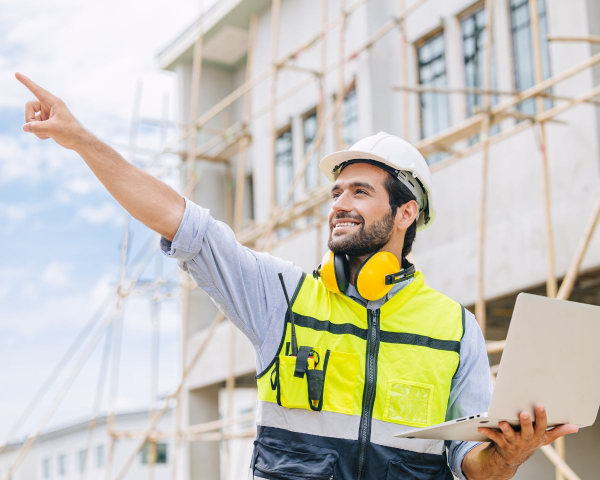
#> input picture assets/originaux/formations/vca-hierarchique.jpg, 1200 x 960 px, given in place of logo.png, which was not available (shown at 1/2 size)
$ python optimize-images.py ../assets/originaux/formations/vca-hierarchique.jpg
#> lines starting #> are read from the running program, lines starting #| are printed output that depends on the picture
#!/usr/bin/env python3
"""
WISY SAFETY — Génère les images optimisées du site à partir des ORIGINAUX.

    python3 scripts/optimize-images.py            # génère tout ce qui manque ou a changé
    python3 scripts/optimize-images.py --force    # régénère tout

Pourquoi : les originaux pèsent jusqu'à 800 Ko (JPEG CMYK, PNG de 1 400 px pour un logo affiché à
65 px…). Le site charge des WebP dimensionnés pour leur usage réel ; les originaux sont rangés dans
assets/originaux/ (les pages ne les chargent jamais). Pour changer une photo : remplacez son
original dans assets/originaux/, relancez ce script, vérifiez le rendu.

Dépendances : Pillow (WebP + AVIF). Aucune autre. Sortie déterministe (mêmes options à chaque exécution).

  logo            assets/images/logo/logo.png             → assets/images/logo/logo-102.webp · logo-204.webp
  icônes          assets/images/logo/logo.png             → assets/icons/* · favicon.ico
  formations      assets/originaux/formations/<id>.jpg    → assets/images/formations/<id>.webp
                  (vca-base : n'a pas d'original à part — le WebP servi EST l'original)
  illustrations BEPS  assets/originaux/beps/<nom>.jpg      → assets/images/beps/<nom>-240.webp (recadrage carré centré)
  partenaires     assets/originaux/partenaires/<nom>.*    → assets/images/partenaires/<nom>-240.webp
  contact         assets/originaux/contact/hero-contact.png → assets/images/contact/hero-contact.webp
  affiche vidéo   assets/originaux/accueil/poster.jpg     → assets/videos/accueil/poster.webp
  logo animé      assets/originaux/accueil/logo-animation-debut.jpg · logo-animation-fin.jpg
                  → assets/videos/accueil/logo-animation-debut.webp · logo-animation-fin.webp (affiches de l'accueil)
                  (la vidéo assets/originaux/accueil/logo-animation.mp4 et ses deux images sont traitées HORS Pillow :
                   recadrage 4:5, ré-encodage web, extraction des images — commandes dans docs/README-ACCUEIL.md)
  (conservées)    assets/originaux/accueil/hero-720.mp4 · hero-1080.mp4 · hero-1080.webm : vidéo de chantier de l'ancien
                  hero de l'accueil, plus chargée par le site (son affiche poster.webp reste générée ci-dessous)
  VCA Base        assets/originaux/vca-base/article-*.webp → assets/images/vca-base/article-*-640.webp · -1024.webp
                  (+ miniature de recherche + 3 cartes de partage 1200×630 : page VCA Base et ses 2 articles)
  VCA Entreprise  assets/originaux/vca-entreprise/poster-frame.jpg → assets/images/vca-entreprise/poster-{640,1024,1600}.{avif,webp}
                  + thumb-192.webp (miniature des résultats de recherche, comme VCA Base / BEPS)
                  assets/originaux/vca-entreprise/mascotte.png → assets/images/vca-entreprise/mascotte-{240,480}.{avif,webp}
                  (+ carte de partage 1200×630 ; les 2 versions MP4 du film se font avec scripts/encode-video.swift,
                   voir docs/README-VCA-ENTREPRISE.md)
  carte de partage (Open Graph) : `--og <dossier de polices Poppins .ttf>` → assets/images/partage/wisy-safety-1200x630.jpg
  Fiches formation (VCA Ligne hiérarchique, Diisocyanates, Fibre optique)
                  assets/originaux/<thème>/<nom>.{webp,jpg} → assets/images/<thème>/<nom>-{480,960,1600}.{avif,webp}
                  + miniatures de recherche 192 px + cartes de partage 1200×630 (visuels générés par IA, voir docs/images-manifest.md)
  Coordination    assets/originaux/coordination/coordination-hero-equipements-securite.webp
                  → assets/images/coordination/coordination-hero-equipements-securite-1400.{avif,webp}
                  (photo fournie par le propriétaire, déjà au format WebP : elle sert directement d'original)
"""
import os
import sys
from PIL import Image, ImageDraw, ImageFilter, ImageFont, ImageOps

ROOT = os.path.dirname(os.path.dirname(os.path.abspath(__file__)))
os.chdir(ROOT)
FORCE = "--force" in sys.argv

PALETTE = {"epinette": "#1F6F64", "sarcelle": "#2F7D8C", "creme": "#F4FAF9", "granit": "#5E6D6A", "jais": "#1B2D28"}


def save_webp(im, dst, quality=80, **kw):
    os.makedirs(os.path.dirname(dst), exist_ok=True)
    im.save(dst, "WEBP", quality=quality, method=6, **kw)
    return os.path.getsize(dst)


# [20 lines left out: functions save_avif, fit_width, to_rgb, not called in this run]


def report(label, src, dst_size, dsts):
    before = os.path.getsize(src) if src and os.path.exists(src) else 0
    print(f"  {label:34s} {before/1024:7.1f} Ko → {dst_size/1024:6.1f} Ko   {dsts}")


def need(dst, src):
    return FORCE or not os.path.exists(dst) or os.path.getmtime(dst) < os.path.getmtime(src)


# --------------------------------------------------------------------------- logo + icônes
def logo():
    src = "assets/images/logo/logo.png"
    im = Image.open(src).convert("RGBA")
    for w in (102, 204):                                         # 51 px @2x · pied de page 102 px @2x
        dst = f"assets/images/logo/logo-{w}.webp"
        if need(dst, src):
            h = round(im.height * w / im.width)
            size = save_webp(im.resize((w, h), Image.LANCZOS), dst, quality=92, alpha_quality=100)
            report(f"logo {w}px", src, size, dst)
#> this loop made 2 passes
#> size on passes 1 to 2: 4314, 11690
#|   logo 102px                           118.1 Ko →    4.2 Ko   assets/images/logo/logo-102.webp
#|   logo 204px                           118.1 Ko →   11.4 Ko   assets/images/logo/logo-204.webp
#> pass 1, in save_webp, `im.save(dst, "WEBP", quality=quality, method=6, **kw)`:
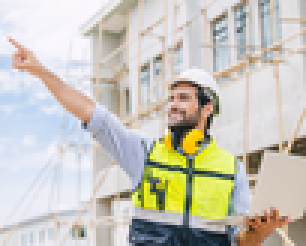
#> saved as logo-102.webp: PIL image 102x82 RGBA (shown 3 times larger); mean R, G, B, A 200.5, 197.7, 186.8, 255
#> pass 2, in save_webp (call 2), `im.save(dst, "WEBP", quality=quality, method=6, **kw)`:
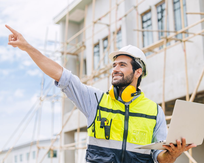
#> saved as logo-204.webp: PIL image 204x163 RGBA; mean R, G, B, A 200.6, 197.7, 186.8, 255
    # Icônes : le logo (non carré) centré dans un carré transparent ; « apple-touch » sur fond crème.
    def square(size, bg=None, pad=0.06):
        canvas = Image.new("RGBA", (size, size), bg or (0, 0, 0, 0))
        inner = round(size * (1 - 2 * pad))
        k = inner / max(im.width, im.height)
        r = im.resize((max(1, round(im.width * k)), max(1, round(im.height * k))), Image.LANCZOS)
        canvas.alpha_composite(r, ((size - r.width) // 2, (size - r.height) // 2))
        return canvas
    os.makedirs("assets/icons", exist_ok=True)
    for name, size, bg in (("favicon-48.png", 48, None), ("favicon-192.png", 192, None), ("apple-touch-icon.png", 180, (244, 250, 249, 255))):
        dst = f"assets/icons/{name}"
        if need(dst, src):
            icon = square(size, bg)
            if size > 48:                                          # palette 8 bits + alpha : ~4× plus léger
                icon = icon.quantize(colors=96, method=Image.FASTOCTREE, dither=Image.NONE)
            icon.save(dst, "PNG", optimize=True)
            report(name, src, os.path.getsize(dst), dst)
#> this loop made 3 passes
#> pass 1, in square, `r = im.resize((max(1, round(im.width * k)), max(1, round(im.height * k..`:
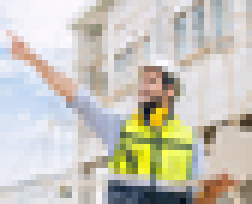
#> r: PIL image 42x34 RGBA (shown 6 times larger); mean R, G, B, A 200.5, 197.7, 186.8, 255
#> pass 1, in logo, `icon = square(size, bg)`:
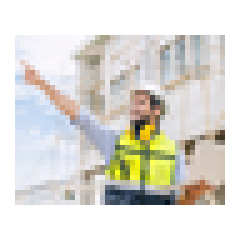
#> icon: PIL image 48x48 RGBA (shown 5 times larger); mean R, G, B, A 124.3, 122.5, 115.8, 158; transparent parts drawn white
#> after the loop:
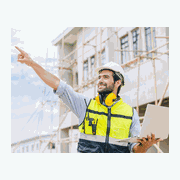
#> icon: PIL image 180x180 P; mean R, G, B 216.9, 217.3, 210.5
    ico = "favicon.ico"
    if need(ico, src):
        square(64).save(ico, format="ICO", sizes=[(16, 16), (32, 32), (48, 48)])
#> call 4 of square, with size = 64, pad = 0.06
#> in square (call 4), `canvas = Image.new("RGBA", (size, size), bg or (0, 0, 0, 0))`: canvas: PIL image 64x64 RGBA; every value is 0
#> in square (call 4), `r = im.resize((max(1, round(im.width * k)), max(1, round(im.height * k..`:
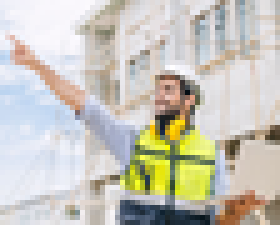
#> r: PIL image 56x45 RGBA (shown 5 times larger); mean R, G, B, A 200.5, 197.7, 186.8, 255
#> in square (call 4), `canvas.alpha_composite(r, ((size - r.width) // 2, (size - r.height) //..`:
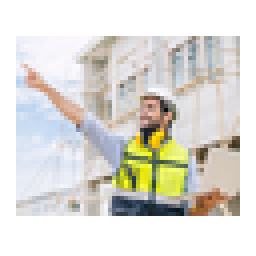
#> canvas: PIL image 64x64 RGBA (shown 4 times larger); mean R, G, B, A 123.4, 121.6, 114.9, 156.9; transparent parts drawn white
        report(ico, src, os.path.getsize(ico), ico)
#|   favicon.ico                          118.1 Ko →    7.5 Ko   favicon.ico


# --------------------------------------------------------------------------- formations
FORMATIONS = {
    # id : (master, largeur max)
    "vca-hierarchique":   ("assets/originaux/formations/vca-hierarchique.jpg", 1000),
    "diisocyanates":      ("assets/originaux/formations/diisocyanates.jpg", 500),
    "nacelle-elevatrice": ("assets/originaux/formations/nacelle-elevatrice.jpg", 640),
    "fibre-optique":      ("assets/originaux/formations/fibre-optique.jpg", 1000),
    "beps":               ("assets/originaux/formations/beps.jpg", 1024),
    # « vca-base » (720×540) n'a pas d'original séparé : assets/images/formations/vca-base.webp est déjà optimisé.
}


def formations():
    for fid, (src, max_w) in FORMATIONS.items():
        dst = f"assets/images/formations/{fid}.webp"
        if not need(dst, src):
            continue
        im = fit_width(to_rgb(Image.open(src)), max_w)
        size = save_webp(im, dst, quality=78)
        report(fid, src, size, f"{im.width}×{im.height}")


# --------------------------------------------------------------------------- illustrations BEPS (accents ronds, affichés ≤ 96 px @2x)
# [5 lines left out: function center_square, not called in this run]


BEPS_ILLUSTRATIONS = ["trousse-secours-illustration", "mascotte-premiers-secours", "journee-mondiale-premiers-secours", "geste-secouriste-illustration"]


# [24 lines left out: function beps, not called in this run]


# --------------------------------------------------------------------------- page PEB (Wallonie & Bruxelles)
# Photos génériques fournies par Wisy Safety pour la page /peb-wallonie-bruxelles.html (voir
# docs/image-sources.md pour la provenance). Hero + deux visuels de section en pleine largeur,
# plus un accent carré (même traitement que les illustrations BEPS : recadrage centré 240×240).
PEB_SECTIONS = {
    "peb-residence-facade": ("assets/originaux/peb/peb-residence-facade.jpg", 1200),   # hero
    "peb-structure-chantier": ("assets/originaux/peb/peb-structure-chantier.jpg", 900),  # section "bâtiment & technique"
    "peb-cles-immeuble": ("assets/originaux/peb/peb-cles-immeuble.jpg", 900),         # section "agrément obtenu"
}


# [19 lines left out: function peb, not called in this run]


# --------------------------------------------------------------------------- partenaires (affichés ≤ 75 px)
PARTNERS = {
    "orange": "orange.png", "proximus": "proximus.webp", "telenet": "telenet.webp",
    "constructel": "constructel.jpeg", "voo": "voo.png", "unifiber": "unifiber.png",
    "pecb": "pecb.png",
}


# [39 lines left out: functions partners, misc, coordination, not called in this run]


# --------------------------------------------------------------------------- accueil : affiches du logo animé
# Deux images de assets/originaux/accueil/logo-animation.mp4, déjà recadrées en 4:5 (720 × 900) :
#   « debut » = 1re image : affiche pendant le chargement de l'intro, élément LCP de l'accueil ;
#   « fin »   = image finale (logo complet) : mouvement réduit, économie de données, sans JavaScript.
LOGO_FRAMES = ("logo-animation-debut", "logo-animation-fin")


# [9 lines left out: function accueil, not called in this run]


# --------------------------------------------------------------------------- VCA Base : articles, miniature, cartes de partage
# Images des deux articles fournies par le propriétaire (voir docs/image-sources.md). Le WebP fourni est
# l'original : on en dérive une carte (640 px) et un visuel d'en-tête d'article (1024 px).
VCA_ARTICLES = {
    "article-cout-financement": "assets/originaux/vca-base/article-cout-financement.webp",
    "article-erreurs-examen":   "assets/originaux/vca-base/article-erreurs-examen.webp",
}
VCA_PHOTO = "assets/images/formations/vca-base.webp"          # photo VCA Base du site (720 × 540, pas d'original séparé)


# [34 lines left out: functions photo_card, vca, not called in this run]

# --------------------------------------------------------------------------- VCA Entreprise : affiche du film, mascotte, carte de partage
# Master de l'affiche = image du film à 12 s (assets/originaux/vca-entreprise/poster-frame.jpg, 1920 × 1080), extraite du film
# source. L'URL « wisysafety.be » est incrustée dans le bas du film à partir de 10 s : on recadre la partie haute en 16:9 (aucune
# déformation) pour qu'elle n'apparaisse pas sur l'affiche ; le recadrage est calé à droite pour garder l'excavatrice entière.
VCAE_DIR = "assets/originaux/vca-entreprise"
VCAE_OUT = "assets/images/vca-entreprise"
VCAE_POSTER = VCAE_DIR + "/poster-frame.jpg"
VCAE_MASCOT = VCAE_DIR + "/mascotte.png"


# [53 lines left out: functions vcae_poster_crop, vcae_card, vca_entreprise, not called in this run]


# --------------------------------------------------------------------------- carte de partage 1200×630
# --------------------------------------------------------------------------- Fiches formation : VCA Ligne hiérarchique, Diisocyanates, Fibre optique
# Visuels des articles (« Ressources ») fournis par le propriétaire le 01/10/2026 (commit ca4dfdd), tous GÉNÉRÉS PAR IA
# (même série que les fichiers « Firefly_… » de l'ancien site) : à remplacer par de vraies photos (docs/images-manifest.md).
# Original 2304 × 1792 → WebP + AVIF en 480 / 960 / 1600 px (cartes, modale de lecture, écrans haute densité), sans métadonnées.
FICHES = {
    "vca-ligne-hierarchique": ["vca-lh-briefing-equipe.webp", "vca-lh-encadrants-chantier.webp", "vca-lh-session-formation.webp"],
    "diisocyanates": ["diisocyanates-laboratoire-flacons.jpg", "diisocyanates-salle-formation-pictogrammes.webp", "substances-dangereuses-futs-combinaisons.webp"],
    "fibre-optique": ["fibre-technicien-casque-reseau.webp", "fibre-technicienne-coffret-cables.webp"],
}
# Conservé dans les originaux mais NON publié : il illustrait l'article « Optimisation des réseaux fibre optique », jugé non
# publiable (docs/articles-fact-check/optimisation-reseaux-fibre-optique.md) — aucune version web n'est générée.
FICHE_UNUSED = "assets/originaux/fibre-optique/fibre-reseau-urbain-illustration.webp"
# Miniature de recherche + carte de partage 1200 × 630 de chaque page (et des 2 pages d'articles fibre).
FICHE_THUMBS = {
    "assets/images/vca-ligne-hierarchique/vca-lh-thumb-192.webp": "assets/originaux/formations/vca-hierarchique.jpg",
    "assets/images/diisocyanates/diisocyanates-thumb-192.webp": "assets/originaux/diisocyanates/diisocyanates-laboratoire-flacons.jpg",
    "assets/images/fibre-optique/fibre-optique-thumb-192.webp": "assets/originaux/formations/fibre-optique.jpg",
}
FICHE_CARDS = {
    "assets/images/partage/formation-vca-ligne-hierarchique-1200x630.jpg": "assets/originaux/formations/vca-hierarchique.jpg",
    "assets/images/partage/formation-diisocyanates-1200x630.jpg": "assets/originaux/diisocyanates/diisocyanates-laboratoire-flacons.jpg",
    "assets/images/partage/formation-fibre-optique-1200x630.jpg": "assets/originaux/formations/fibre-optique.jpg",
    "assets/images/partage/article-fibre-parcours-1200x630.jpg": "assets/originaux/fibre-optique/fibre-technicien-casque-reseau.webp",
    "assets/images/partage/article-fibre-expert-1200x630.jpg": "assets/originaux/fibre-optique/fibre-technicienne-coffret-cables.webp",
}


# [60 lines left out: functions fiches, og, not called in this run]


# --------------------------------------------------------------------------- Conseiller en prévention niveau III (CP3)
# Pas de photo dédiée fournie : la fiche réutilise l'original « briefing d'équipe » de la VCA ligne hiérarchique
# (un encadrant s'adresse à une équipe devant des affiches de sécurité — illustration, voir docs/image-sources.md).
# Dérivés : carte du catalogue 500 × 333 (recadrage 3:2), miniature de recherche 192 px, carte de partage 1200 × 630.
CP3_SRC = "assets/originaux/vca-ligne-hierarchique/vca-lh-briefing-equipe.webp"


# [14 lines left out: function cp3, not called in this run]


if __name__ == "__main__":
    print("Optimisation des images (Pillow", Image.__version__ + ")")
    logo()
#> (the run stopped early here; a loop or call above may not have finished)
